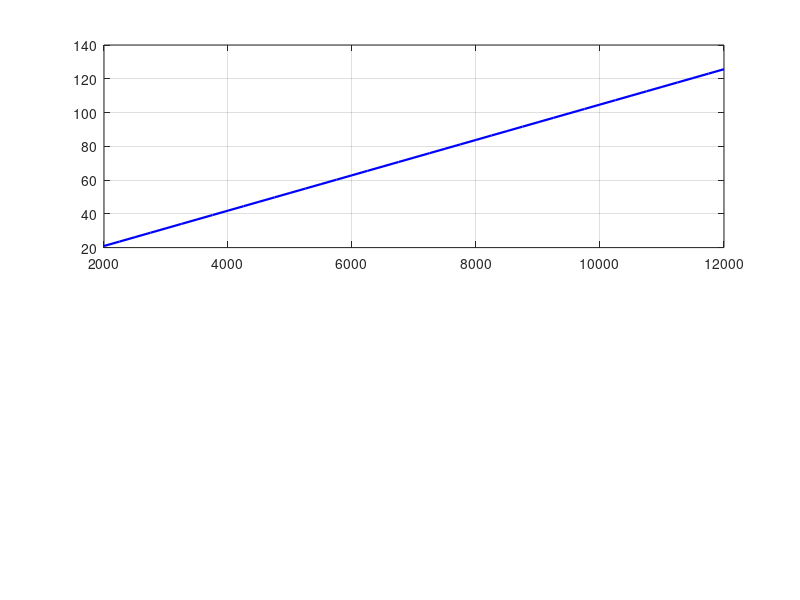

Here is the MATLAB script that generated this plot: (Note: this script raises an error after producing the figure.)
%% sim_775_SPlectron_check.m
% Check SP Electron RS-775 12V 12000rpm 100W DB + SEN51 3A PWM for POC trimmer
% Base MATLAB only.
clear; clc;
fprintf('\n=== SP ELECTRON RS-775 12V 12000rpm CHECK ===\n');
% Head (same POC as before)
d=1.6e-3; rhoA=1.225; Cd=1.1; r0=30e-3; L=70e-3; R=r0+L; nL=2;
Kgeo=rhoA*Cd*d*(R^4-r0^4)/8;
EsN=800; EsH=1500; W=2*R; v=0.15;
PcutN=EsN*W*v; PcutH=EsH*W*v;
fprintf('Swath %.0f mm, Pcut nom %.1f W / heavy %.1f W\n', W*1000, PcutN, PcutH);
% SP motor: n0=12000 @12V, est Tstall 0.40 Nm, Tcont 0.08 Nm (~80W cont), Ppeak ~140W shaft, eta 0.62
n0=12000; Ts=0.40; Tc=0.08; Pc=80; Pp=140; eta=0.62; V=12;
om=@(r) r*2*pi/60;
fprintf('rpm | Vtip | Paero | PshaftN | TloadN | Tavail | I(A@12V) | verdict vs 3A PWM\n');
for r=[5000 6500 8000 9500 10000 11000]
    o=om(r); pa=nL*Kgeo*o^3; ps=PcutN+pa; tl=ps/o; ta=Ts*(1-r/n0); pe=ps/eta; I=pe/V;
    if I<=3 && ps<=Pc, vv='OK on 3A';
    elseif ps<=Pc, vv='MOTOR OK, 3A PWM TRIPS - need 20A';
    elseif ps<=Pp, vv='PEAK only, 3A TRIPS';
    else, vv='OVERLOAD';
    end
    fprintf('%5d | %4.0f | %5.1f | %6.1f  | %5.3f | %5.3f | %5.1f | %s\n', r, o*R, pa, ps, tl, ta, I, vv);
end
% Operating point: Tavail=Tload
rr=1000:100:n0-100;
f=arrayfun(@(r) Ts*(1-r/n0)-(PcutN+nL*Kgeo*om(r)^3)/om(r), rr);
op=NaN; for k=numel(rr):-1:1, if f(k)>0, op=rr(k); break; end, end
o=om(op); pa=nL*Kgeo*o^3; ps=PcutN+pa; pe=ps/eta;
fprintf('\nPredicted no-limit operating point: ~%d rpm, Vtip %.0f m/s, Pshaft %.0f W, I %.1f A\n', op, o*R, ps, pe/V);
fprintf('With SEN51 3A cap (~36W elec -> ~22W shaft): motor chokes at ~4000 rpm, Vtip ~42 m/s -> ragged tear, PWM burns.\n');
fprintf('TO MAKE SURE, simulate/measure: (1) rpm under load, (2) amps vs 3A/20A, (3) Vtip>=50, (4) 5-min temp.\n');
% Plot
figure('Name','SP Electron check');
rpms=2000:250:12000; o2=rpms*2*pi/60; pa2=nL*Kgeo*o2.^3;
subplot(2,1,1); plot(rpms, o2*R,'b-', 'LineWidth',1.6); grid on; hold on;
yline(35,'r--'); yline(50,'m--'); xline(op,'g--','op');
xlabel('rpm'); ylabel('Vtip m/s'); title('Tip speed - SP 12000rpm motor');
subplot(2,1,2); plot(rpms, PcutN+pa2,'b-', 'LineWidth',1.6); grid on; hold on;
plot(rpms, PcutH+pa2,'r--'); yline(Pc,'g--','cont 80W'); yline(Pp,'m--','peak 140W');
xlabel('rpm'); ylabel('shaft W'); title('Power - 3A PWM cannot supply this');
